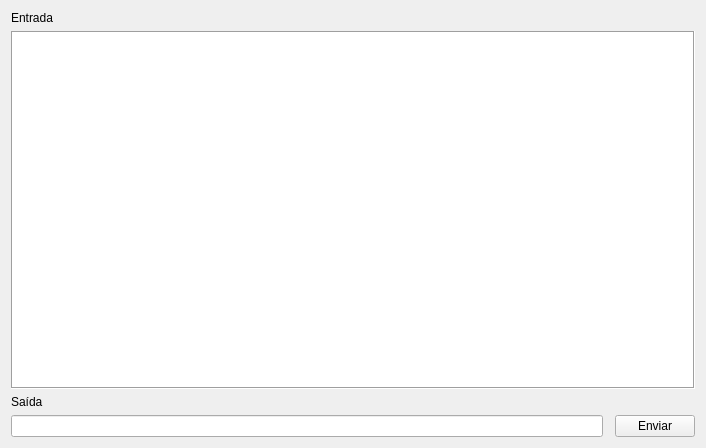
<?xml version="1.0" encoding="UTF-8"?>
<ui version="4.0">
 <class>Server</class>
 <widget class="QWidget" name="Server">
  <property name="geometry">
   <rect>
    <x>0</x>
    <y>0</y>
    <width>706</width>
    <height>448</height>
   </rect>
  </property>
  <property name="windowTitle">
   <string>Server</string>
  </property>
  <layout class="QGridLayout" name="gridLayout">
   <item row="2" column="0">
    <widget class="QLabel" name="label">
     <property name="text">
      <string>Saída</string>
     </property>
    </widget>
   </item>
   <item row="3" column="0">
    <widget class="QLineEdit" name="lineEdit"/>
   </item>
   <item row="3" column="2">
    <widget class="QPushButton" name="pushButton">
     <property name="text">
      <string>Enviar</string>
     </property>
    </widget>
   </item>
   <item row="1" column="0" colspan="3">
    <widget class="QListWidget" name="listWidget">
     <property name="sizePolicy">
      <sizepolicy hsizetype="Expanding" vsizetype="Expanding">
       <horstretch>0</horstretch>
       <verstretch>0</verstretch>
      </sizepolicy>
     </property>
     <property name="font">
      <font>
       <family>Verdana</family>
       <pointsize>10</pointsize>
      </font>
     </property>
     <property name="cursor" stdset="0">
      <cursorShape>ArrowCursor</cursorShape>
     </property>
     <property name="contextMenuPolicy">
      <enum>Qt::CustomContextMenu</enum>
     </property>
     <property name="inputMethodHints">
      <set>Qt::ImhMultiLine|Qt::ImhPreferLatin</set>
     </property>
     <property name="frameShape">
      <enum>QFrame::Box</enum>
     </property>
     <property name="verticalScrollBarPolicy">
      <enum>Qt::ScrollBarAlwaysOff</enum>
     </property>
     <property name="autoScroll">
      <bool>true</bool>
     </property>
     <property name="movement">
      <enum>QListView::Static</enum>
     </property>
     <property name="isWrapping" stdset="0">
      <bool>true</bool>
     </property>
     <property name="resizeMode">
      <enum>QListView::Adjust</enum>
     </property>
     <property name="spacing">
      <number>2</number>
     </property>
     <property name="batchSize">
      <number>100</number>
     </property>
     <property name="wordWrap">
      <bool>true</bool>
     </property>
     <property name="sortingEnabled">
      <bool>false</bool>
     </property>
    </widget>
   </item>
   <item row="0" column="0">
    <widget class="QLabel" name="label_2">
     <property name="text">
      <string>Entrada</string>
     </property>
    </widget>
   </item>
  </layout>
 </widget>
 <layoutdefault spacing="6" margin="11"/>
 <resources/>
 <connections/>
</ui>
